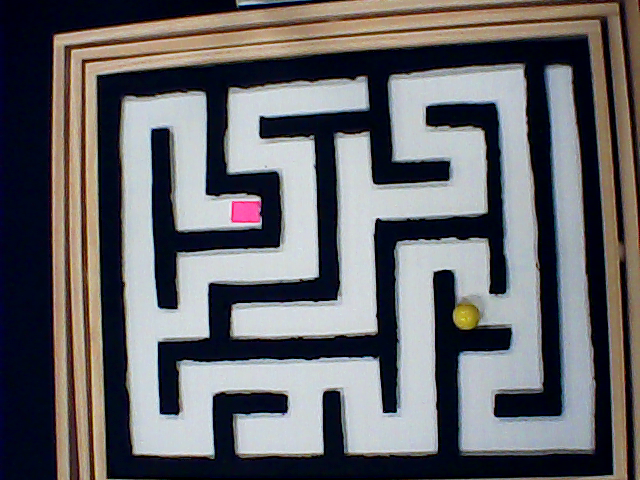
#> input picture tests/maze_photo.png, 640 x 480 px
$ python FrameRateTest.py   (Python 2 division)
#> lines starting #> are read from the running program, lines starting #| are printed output that depends on the picture; after the words box and inside, x2 and y2 are one past the last pixel; in counts of white or black regions, pixels touching at a corner belong together
#> further down, ball_im is the input picture: shape (480, 640, 3); mean B, G, R 104.9, 101.4, 101.9
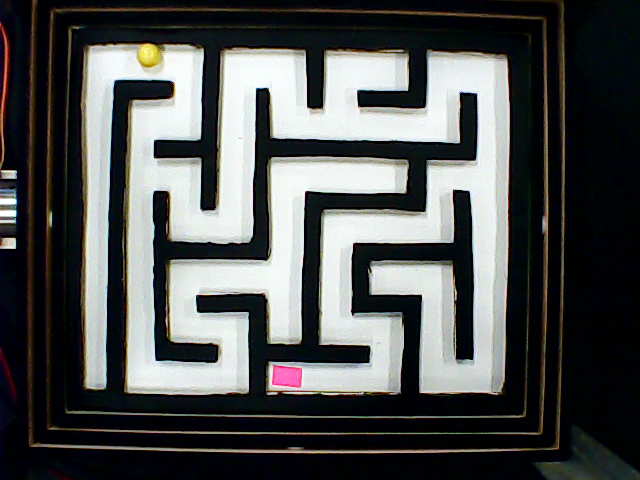
#> input picture test_maze_photo.png, 640 x 480 px, given in place of the camera
#> further down, current_image is the input picture: shape (480, 640, 3); mean B, G, R 81.4, 82, 80.1
### FindBall.py
"""
Filename:       FindBall.py
File type:      server-side python code
Author:         Andrea McIntosh
Created on:     2017-02-21
Modified on:    2017-03-02
Description:    Use video frames to continuously detect the location of the ball

>>> fb = FindBall(5, 5, (0, 0, 0), (255, 50, 0))
>>> fb.ball_history = [((1,1), 0), ((2,1), 1), ((4,1), 2)]
>>> len(fb.ball_history)
3
>>> fb.calcAcceleration()
(0.5, 0.0)
>>> fb.ball_history = [((1,1), 0), ((2,3), 1), ((3,9), 2)]
>>> fb.calcAcceleration()
(0.0, 2.0)
>>> fb.ball_history = [((1,1), 0), ((2,3), 1), ((5,9), 2), ((11,18), 3)]
>>> fb.calcAcceleration()
(1.5, 1.5)
>>> image = cv2.imread('tests/ball_location_test.png')
>>> fb.findBall(image)
(125, 125)
"""

import numpy as np
import cv2, time
from ImageProcessingFunctions import *

class FindBall:

    def __init__(self, start_lower, start_upper,
            filt_close = cv2.getStructuringElement(cv2.MORPH_ELLIPSE, (5,5)),
            filt_open = cv2.getStructuringElement(cv2.MORPH_ELLIPSE, (2,2))):
        # Get variables calculated in MazeNodes
        self.thresh_lower = np.array(start_lower, dtype="uint8")
        self.thresh_upper = np.array(start_upper, dtype="uint8")

        self.filt_close = filt_close
        self.filt_open = filt_open

        self.ball_history = []

    def findBall(self, image):
        """
        Determine current location of ball (center pixel location) in an image of the maze
        """
        # Crop outside of maze
        crop = np.zeros(image.shape, dtype=np.uint8)
        cv2.rectangle(crop, (75, 35), (525, 415), [255, 255, 255], -1)
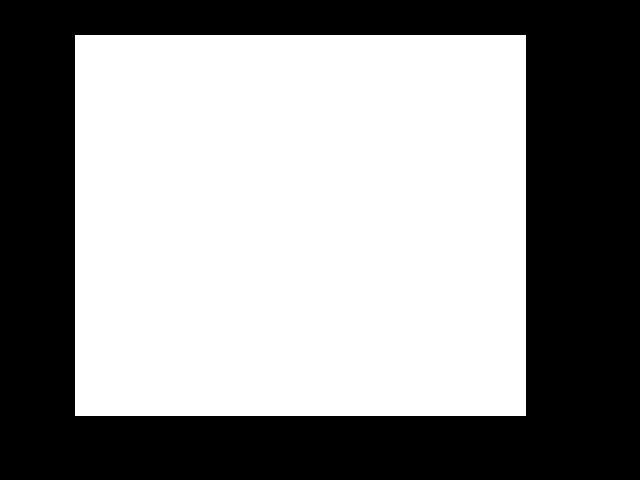
#> crop: shape (480, 640, 3); 55.9% white; 1 black region, box (x1, y1, x2, y2) and area: (0, 0, 640, 480) 135369
        image[np.where(crop!=[255])] = [0] # black out crop
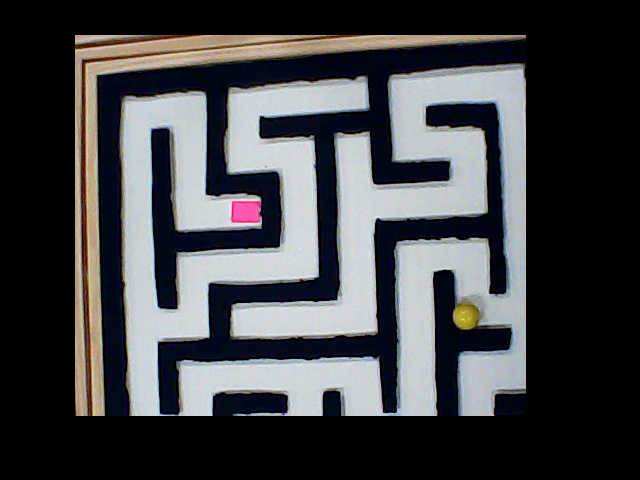
#> image: shape (480, 640, 3); mean B, G, R 70.4, 67.9, 66.5

        # http://answers.opencv.org/question/97416/replace-a-range-of-colors-with-a-specific-color-in-python/, 2017-02-08
        # Black out edges of frame around maze area so only part of the image
        #   containing the maze is analyzed
        ball_mask = cv2.inRange(image, self.thresh_lower, self.thresh_upper) # find ball
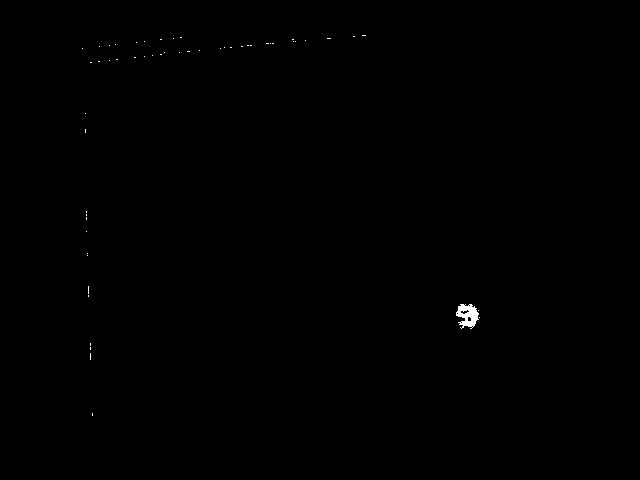
#> ball_mask: shape (480, 640); 0.15% white; 54 white regions (53 under 20 px), largest, box (x1, y1, x2, y2) and area: (456, 304, 479, 329) 351
        ball_x, ball_y = findRegionCenter(ball_mask, self.filt_close, self.filt_open)

        self.ball_history.append(((ball_x, ball_y), time.clock())) # save position and time found at

        return ball_x, ball_y

    # [28 lines left out: functions calcAcceleration, calcVelocity, not called in this run]

# For running doctests
# [3 lines that do not run on import are left out]

### ImageProcessingFunctions.py
"""
Filename:       ImageProcessingFunctions.py
File type:      server-side python code
Author:         Andrea McIntosh
Created on:     2017-02-21
Modified on:    2017-02-26
Description:    Utility functions for image processing.  Functions that are
                required by multiple modules are saved here to avoid redundancy.

>>> im = cv2.imread('tests/ball_location_test.png')
>>> len(im)
250
>>> len(im[0])
250
>>> ball_mask = cv2.inRange(im, (0, 0, 0), (255, 50, 0))
>>> findRegionCenter(ball_mask)
(125, 125)
>>> from Node import Node
>>> n1 = Node()
>>> n1.coordinates = (0,0)
>>> n1.neighbours = []
>>> n2 = Node()
>>> n2.coordinates = (10,10)
>>> n2.neighbours = []
>>> rc = Node()
>>> rc.coordinates = (1,2)
>>> rc.neighbours = []
>>> nodes = {(0,0): n1, (1,2): rc, (10,10): n2}
>>> findRegionCenterNeighbours(rc, nodes, 4, 3)
>>> len(rc.neighbours)
1
>>> rc.neighbours[0] == n1
True
"""

import numpy as np
import cv2

# [43 lines left out: functions getImage, drawResults, not called in this run]


def findRegionCenter(mask, filt_close, filt_open):
    """
    Use OpenCV to find the center of a colour region.  Includes filtering the
    input mask to reduce noise.

    Input: mask showing the location of the colour region
           filt_close: OpenCV structuring element to filter noise by performing
                a dilation then erosion (closing)
           filt_close: OpenCV structuring element to filter noise by performing
                an erosion then dilation (opening)
    """
    # Filter mask to reduce noise
    # rayryeng, http://stackoverflow.com/questions/30369031/remove-spurious-small-islands-of-noise-in-an-image-python-opencv, 2017-03-16
    mask = cv2.morphologyEx(mask, cv2.MORPH_CLOSE, filt_close)
#> mask: shape (480, 640); 0.18% white; 41 white regions (40 under 20 px), largest, box (x1, y1, x2, y2) and area: (456, 304, 480, 329) 429
    mask = cv2.morphologyEx(mask, cv2.MORPH_OPEN, filt_open)
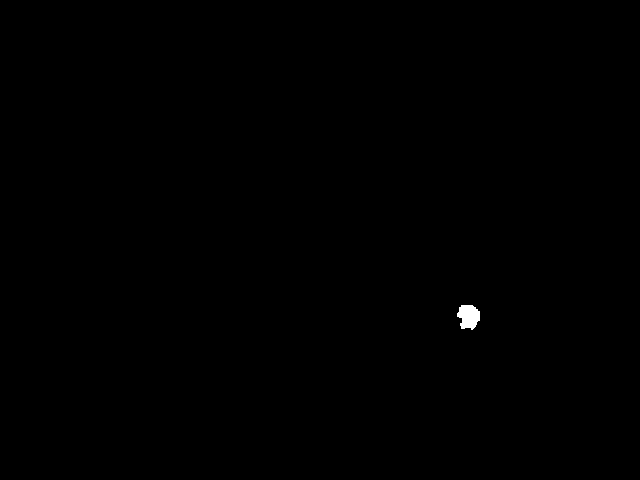
#> mask: shape (480, 640); 0.14% white; 1 white region

    # http://docs.opencv.org/3.1.0/dd/d49/tutorial_py_contour_features.html, 2017-02-08
    # ret, thresh = cv2.threshold(mask, 127, 255, 0)
    contours = cv2.findContours(mask, 1, 2)
#> contours = 1 contour; box (x1, y1, x2, y2) and area: (457, 305, 480, 330) 386

    cnt = contours[0]
#> cnt has the same summary as contours
#> (the run stopped early here; a loop or call above may not have finished)
